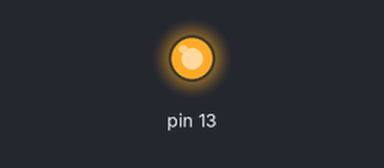
A sketch run on a simulated Arduino Uno, built with avr-gcc and run on an emulated ATmega328P. Shown: output pins drawn as LEDs (lit = HIGH).

Above: at 0.1 s.
Timing chart, 0 to 1.6 s (numbered marks = the images above):
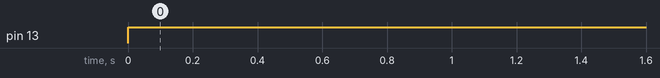

The sketch:

LED.ino
```cpp
void setup() {
  // put your setup code here, to run once:
  pinMode(13,OUTPUT);
}

void loop() {
  // put your main code here, to run repeatedly:
  digitalWrite(13,1);
  delay(1000000);
  digitalWrite(13,0);
  delay(1000000);
}
```

Measured:
- by itself, pin 13: LOW → HIGH at 0.00 s
